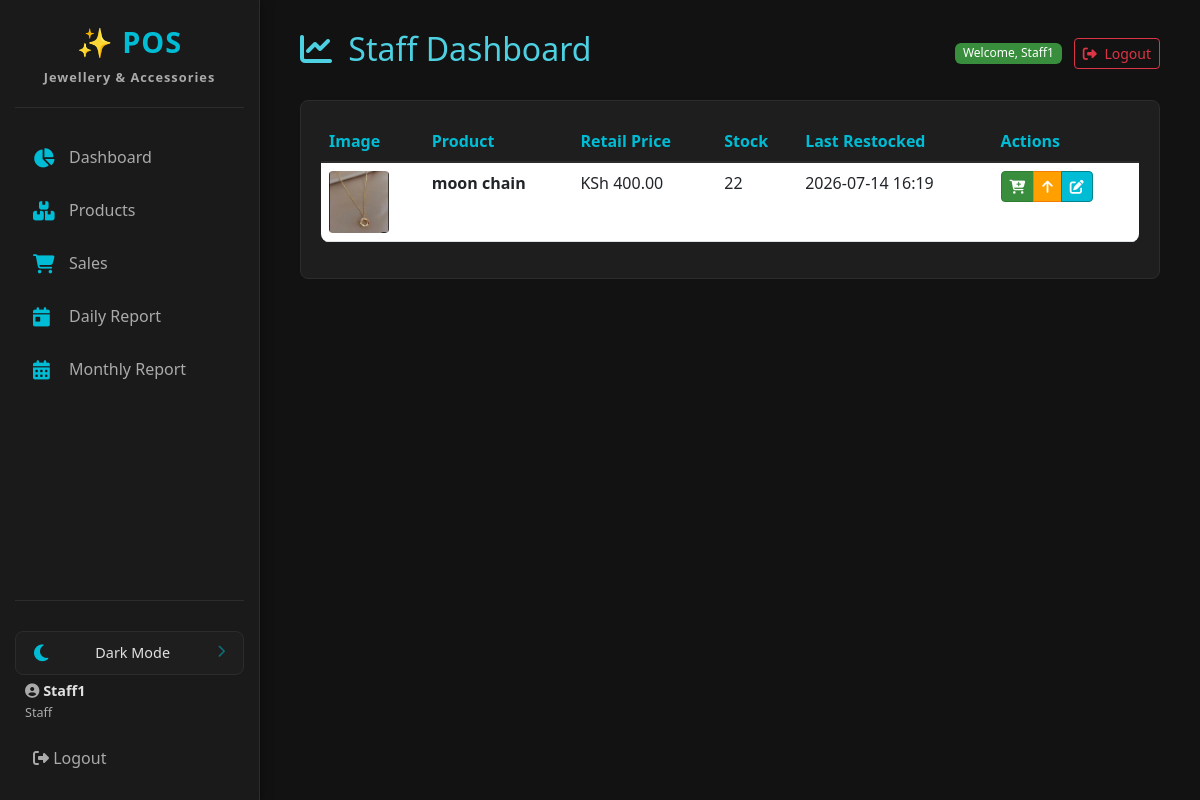
The app's page /staff/dashboard/ (signed in) with its own data.
### pos_app/models.py (models this page shows, shortened)
class Product(models.Model):
    name = models.CharField(max_length=200)
    category = models.ForeignKey(Category, on_delete=models.SET_NULL, null=True, related_name='products')
    description = models.TextField(blank=True)
    image = models.ImageField(upload_to='product_images/', null=True, blank=True)
    last_restocked = models.DateTimeField(default=timezone.now)
    price = models.DecimalField(max_digits=10, decimal_places=2, help_text="Retail Price")
    wholesale_price = models.DecimalField(max_digits=10, decimal_places=2, help_text="Wholesale Price", default=0.00)
    quantity_in_stock = models.PositiveIntegerField(default=0)
    created_at = models.DateTimeField(auto_now_add=True)
    updated_at = models.DateTimeField(auto_now=True)

### pos_app/views.py (the view)
# urls.py: path('staff/dashboard/', views.staff_dashboard, name='staff_dashboard'),
@login_required
@user_passes_test(is_staff_or_admin, login_url='staff_login')
def staff_dashboard(request):
    products = Product.objects.select_related('category').all().order_by('name')
    low_stock = Product.objects.filter(quantity_in_stock__lt=10, quantity_in_stock__gt=0).count()
    out_of_stock = Product.objects.filter(quantity_in_stock=0).count()
    total_products = products.count()
    context = {
        'products': products,
        'low_stock_count': low_stock,
        'out_of_stock_count': out_of_stock,
        'total_products': total_products,
    }
    return render(request, 'pos_app/staff_dashboard.html', context)

### pos_app/context_processors.py (called while the page is built)
def pending_deletions_count(request):
    if request.user.is_authenticated and (request.user.is_superuser or request.user.groups.filter(name='Admin').exists()):
        count = DeletionRequest.objects.filter(status='pending').count()
    else:
        count = 0
    return {'pending_deletions_count': count}

### pos_app/views.py (called while the page is built)
def is_staff_or_admin(user):
    return user.is_authenticated and (user.is_staff or user.is_superuser)

### pos_app/templates/pos_app/staff_dashboard.html (shortened to what this page needs)
{% extends 'pos_app/base.html' %}
{% block content %}
<div class="d-flex justify-content-between align-items-center mb-4">
    <h2><i class="fas fa-chart-line me-2"></i> Staff Dashboard</h2>
    <div>
        <span class="badge bg-success me-2">Welcome, {{ user.get_full_name|default:user.username }}</span>
        <form method="post" action="{% url 'logout' %}" style="display:inline;">
            <button type="submit" class="btn btn-outline-danger btn-sm">
                <i class="fas fa-sign-out-alt me-1"></i> Logout
            </button>
        </form>
    </div>
</div>
<div class="card">
    <div class="card-body">
        <div class="table-responsive">
            <table class="table table-hover">
                <thead>
                    <tr>
                        <th>Image</th>
                        <th>Product</th>
                        <th>Retail Price</th>
                        <th>Stock</th>
                        <th>Last Restocked</th>
                        <th>Actions</th>
                    </tr>
                </thead>
                <tbody>
                    {% for product in products %}
                    <tr>
                        <td>
                            {% if product.image %}
                                <img src="{{ product.image.url }}" alt="{{ product.name }}" style="width:60px; height:auto; border-radius:4px;">
                            {% else %}
                                <span style="color:gray; font-size:0.85rem;">No image</span>
                            {% endif %}
                        </td>
                        <td><strong>{{ product.name }}</strong></td>
                        <td>KSh {{ product.price|floatformat:2 }}</td>
                        <td>{{ product.quantity_in_stock }}</td>
                        <td>
                            {% if product.last_restocked %}
                                {{ product.last_restocked|date:"Y-m-d H:i" }}
                            {% else %}
                                Never
                            {% endif %}
                        </td>
                        <td>
                            <div class="btn-group btn-group-sm" role="group">
                                <a href="{% url 'staff_make_sale' %}?product={{ product.id }}" class="btn btn-success" title="Sell">
                                    <i class="fas fa-cart-plus"></i>
                                </a>
                                <a href="{% url 'staff_restock' product.id %}" class="btn btn-warning" title="Restock">
                                    <i class="fas fa-arrow-up"></i>
                                </a>
                                <a href="{% url 'product_update' product.id %}" class="btn btn-primary" title="Edit">
                                    <i class="fas fa-edit"></i>
                                </a>
                            </div>
                        </td>
                    </tr>
                    {% empty %}
                    <tr>
                        <td colspan="6" class="text-center">No products available.</td>
                    </tr>
                    {% endfor %}
                </tbody>
            </table>
        </div>
    </div>
</div>
{% endblock %}

### pos_app/templates/pos_app/base.html (shortened to what this page needs)
{% load static %}
<!DOCTYPE html>
<html lang="en">
<head>
    <link href="https://cdn.jsdelivr.net/npm/bootstrap@5.3.0/dist/css/bootstrap.min.css" rel="stylesheet">
    <link rel="stylesheet" href="https://cdnjs.cloudflare.com/ajax/libs/font-awesome/6.4.0/css/all.min.css">
    <link rel="stylesheet" href="{% static 'pos_app/css/style.css' %}">
</head>
<body>
    <div class="sidebar">
        <div class="sidebar-brand">
            ✨ POS
            <small>Jewellery & Accessories</small>
        </div>
        <ul class="sidebar-nav">
            <li>
                <a class="nav-link {% if request.resolver_match.url_name == 'dashboard' %}active{% endif %}" href="{% url 'dashboard' %}">
                    <i class="fas fa-chart-pie"></i> Dashboard
                </a>
            </li>
            {% if user.is_authenticated %}
                {% if user.is_staff or user.is_superuser %}
                    <li>
                        <a class="nav-link {% if 'product' in request.resolver_match.url_name %}active{% endif %}" href="{% url 'product_list' %}">
                            <i class="fas fa-boxes"></i> Products
                        </a>
                    </li>
                {% endif %}
                <li>
                    <a class="nav-link {% if 'sale' in request.resolver_match.url_name %}active{% endif %}" href="{% url 'sale_list' %}">
                        <i class="fas fa-shopping-cart"></i> Sales
                    </a>
                </li>
                <li>
                    <a class="nav-link {% if 'daily_report' in request.resolver_match.url_name %}active{% endif %}" href="{% url 'daily_report' %}">
                        <i class="fas fa-calendar-day"></i> Daily Report
                    </a>
                </li>
                <li>
                    <a class="nav-link {% if 'monthly_report' in request.resolver_match.url_name %}active{% endif %}" href="{% url 'monthly_report' %}">
                        <i class="fas fa-calendar-alt"></i> Monthly Report
                    </a>
                </li>
            {% endif %}
        </ul>
        <div class="sidebar-footer">
            <div class="theme-toggle" onclick="toggleTheme()">
                <i id="themeIcon" class="fas fa-moon"></i>
                <span id="themeLabel">Dark Mode</span>
                <i class="fas fa-chevron-right" style="font-size:0.8rem; opacity:0.5;"></i>
            </div>
            {% if user.is_authenticated %}
                <div class="user-info">
                    <i class="fas fa-user-circle"></i> <strong>{{ user.username }}</strong><br>
                    <small style="color: var(--text-secondary);">
                        {% if user.is_superuser %}
                            Administrator
                        {% elif user.is_staff %}
                            Staff
                        {% elif user.groups.all.0.name %}
                            {{ user.groups.all.0.name }}
                        {% else %}
                            User
                        {% endif %}
                    </small>
                </div>
                <form method="post" action="{% url 'logout' %}" style="display: inline; width: 100%;">
                    <button type="submit" class="logout-link" style="background: none; border: none; color: var(--text-secondary); width: 100%; text-align: left; padding: 10px 18px; cursor: pointer; border-radius: 8px; transition: background 0.2s;">
                        <i class="fas fa-sign-out-alt"></i> Logout
                    </button>
                </form>
            {% else %}
                <a class="logout-link" href="{% url 'login' %}">
                    <i class="fas fa-sign-in-alt"></i> Login
                </a>
            {% endif %}
        </div>
    </div>
    <div class="main-content">
        {% block content %}{% endblock %}
    </div>
</body>
</html>

### pos_app/static/pos_app/css/style.css (style rules this page uses)
:root { --bg-primary: #121212; --bg-secondary: #1E1E1E; --bg-sidebar: #1A1A1A; --bg-card: #1E1E1E; --text-primary: #E0E0E0; --text-secondary: #AAAAAA; --text-muted: #6C757D; --border-color: #2C2C2C; --accent: #00BCD4; --accent-dark: #00838F; --accent-light: #4DD0E1; --shadow: 0 2px 10px rgba(0, 0, 0, 0.5); --sidebar-width: 260px; --transition: 0.3s ease; }
* { box-sizing: border-box; }
body { background-color: var(--bg-primary); color: var(--text-primary); font-family: 'Segoe UI', Tahoma, Geneva, Verdana, sans-serif; margin: 0; padding: 0; transition: background-color var(--transition), color var(--transition); }
.sidebar { position: fixed; top: 0; left: 0; height: 100vh; width: var(--sidebar-width); background-color: var(--bg-sidebar); border-right: 1px solid var(--border-color); padding: 20px 15px; display: flex; flex-direction: column; box-shadow: var(--shadow); z-index: 1000; overflow-y: auto; transition: background-color var(--transition), border-color var(--transition); }
.sidebar-brand { font-size: 1.8rem; font-weight: 700; color: var(--accent); text-align: center; padding-bottom: 20px; border-bottom: 1px solid var(--border-color); margin-bottom: 25px; letter-spacing: 1px; }
.sidebar-brand small { display: block; font-size: 0.8rem; color: var(--text-secondary); letter-spacing: 1px; margin-top: 5px; }
.sidebar-nav { list-style: none; padding: 0; margin: 0; flex-grow: 1; }
.sidebar-nav li { margin-bottom: 5px; }
.sidebar-nav .nav-link { display: flex; align-items: center; padding: 12px 18px; color: var(--text-secondary); text-decoration: none; border-radius: 8px; transition: all 0.25s ease; font-weight: 500; }
.sidebar-nav .nav-link i { width: 24px; margin-right: 12px; font-size: 1.2rem; color: var(--accent); }
.sidebar-footer { border-top: 1px solid var(--border-color); padding-top: 20px; margin-top: 10px; }
.sidebar-footer .user-info { color: var(--text-secondary); font-size: 0.9rem; padding: 5px 10px; }
.sidebar-footer .user-info strong { color: var(--text-primary); }
.sidebar-footer .logout-link { display: block; padding: 10px 18px; color: var(--text-secondary); text-decoration: none; border-radius: 8px; transition: background 0.2s; margin-top: 8px; }
.theme-toggle { display: flex; align-items: center; justify-content: space-between; padding: 10px 18px; margin-top: 10px; border-radius: 8px; background: var(--bg-secondary); border: 1px solid var(--border-color); cursor: pointer; color: var(--text-primary); transition: background var(--transition); }
.theme-toggle i { font-size: 1.2rem; color: var(--accent); }
.theme-toggle span { font-size: 0.9rem; }
.main-content { margin-left: var(--sidebar-width); padding: 30px 40px; min-height: 100vh; background-color: var(--bg-primary); transition: background-color var(--transition); }
.card { background-color: var(--bg-card); border: 1px solid var(--border-color); border-radius: 8px; color: var(--text-primary); margin-bottom: 20px; transition: background-color var(--transition), border-color var(--transition); }
.card-body { padding: 20px; }
.btn-primary { background-color: var(--accent); border-color: var(--accent-dark); color: #fff; }
.btn-success { background-color: #388E3C; border-color: #2E7D32; }
.btn-warning { background-color: #FFA000; border-color: #F57C00; color: #fff; }
.table { color: var(--text-primary); background-color: var(--bg-card); border-radius: 8px; overflow: hidden; }
.table thead th { background-color: var(--bg-secondary); color: var(--accent); border-bottom: 2px solid var(--border-color); }
.table tbody td { border-top: 1px solid var(--border-color); }
.badge { font-weight: 500; }
.bg-success { background-color: #388E3C !important; }
h1, h2, h3, h4, h5, h6 { color: var(--accent-light); }
a { color: var(--accent); text-decoration: none; }

### records on screen
Product: image (picture), name "moon chain", price "400.00", quantity_in_stock "22", last_restocked "2026-07-14 16:19"

### other values on screen
{{ user.username }} "Staff1"
{{ user.get_full_name|default:user.username }} "Staff1"
